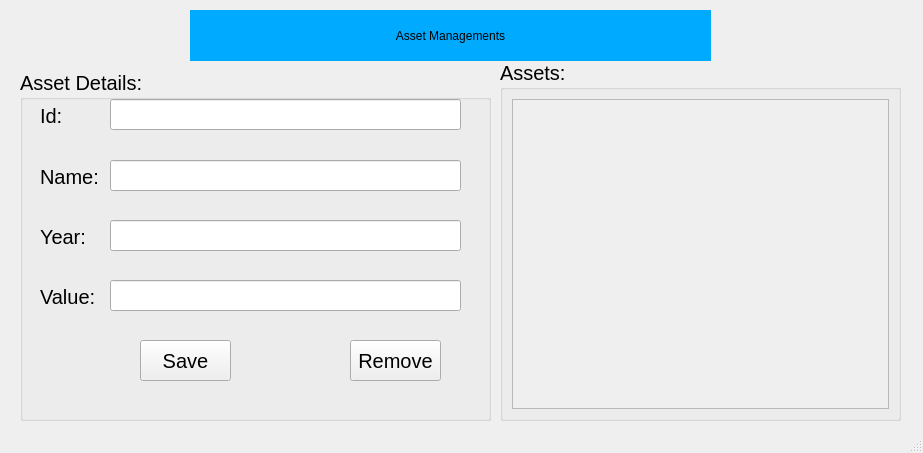
<?xml version="1.0" encoding="UTF-8"?>
<ui version="4.0">
 <class>MainWindow</class>
 <widget class="QMainWindow" name="MainWindow">
  <property name="geometry">
   <rect>
    <x>0</x>
    <y>0</y>
    <width>923</width>
    <height>453</height>
   </rect>
  </property>
  <property name="windowTitle">
   <string>Asset Managements</string>
  </property>
  <widget class="QWidget" name="centralwidget">
   <widget class="QLabel" name="label">
    <property name="geometry">
     <rect>
      <x>190</x>
      <y>10</y>
      <width>521</width>
      <height>51</height>
     </rect>
    </property>
    <property name="styleSheet">
     <string notr="true">background-color: rgb(0, 170, 255);
font: 20pt &quot;MS Shell Dlg 2&quot;;</string>
    </property>
    <property name="text">
     <string>Asset Managements</string>
    </property>
    <property name="alignment">
     <set>Qt::AlignmentFlag::AlignCenter</set>
    </property>
   </widget>
   <widget class="QGroupBox" name="groupBox">
    <property name="geometry">
     <rect>
      <x>500</x>
      <y>60</y>
      <width>401</width>
      <height>361</height>
     </rect>
    </property>
    <property name="font">
     <font>
      <pointsize>15</pointsize>
     </font>
    </property>
    <property name="title">
     <string>Assets:</string>
    </property>
    <layout class="QVBoxLayout" name="verticalLayout">
     <item>
      <widget class="QScrollArea" name="scrollArea">
       <property name="widgetResizable">
        <bool>true</bool>
       </property>
       <widget class="QWidget" name="scrollAreaWidgetContents">
        <property name="geometry">
         <rect>
          <x>0</x>
          <y>0</y>
          <width>379</width>
          <height>312</height>
         </rect>
        </property>
        <layout class="QVBoxLayout" name="verticalLayout_3">
         <item>
          <layout class="QVBoxLayout" name="verticalLayoutButton"/>
         </item>
        </layout>
       </widget>
      </widget>
     </item>
    </layout>
   </widget>
   <widget class="QGroupBox" name="groupBox_2">
    <property name="geometry">
     <rect>
      <x>20</x>
      <y>70</y>
      <width>471</width>
      <height>351</height>
     </rect>
    </property>
    <property name="font">
     <font>
      <pointsize>15</pointsize>
     </font>
    </property>
    <property name="styleSheet">
     <string notr="true"/>
    </property>
    <property name="title">
     <string>Asset Details:</string>
    </property>
    <widget class="QLabel" name="label_2">
     <property name="geometry">
      <rect>
       <x>20</x>
       <y>30</y>
       <width>51</width>
       <height>31</height>
      </rect>
     </property>
     <property name="font">
      <font>
       <pointsize>15</pointsize>
      </font>
     </property>
     <property name="text">
      <string>Id:</string>
     </property>
    </widget>
    <widget class="QLineEdit" name="lineEditId">
     <property name="geometry">
      <rect>
       <x>90</x>
       <y>29</y>
       <width>351</width>
       <height>31</height>
      </rect>
     </property>
     <property name="font">
      <font>
       <pointsize>15</pointsize>
      </font>
     </property>
     <property name="styleSheet">
      <string notr="true"/>
     </property>
    </widget>
    <widget class="QLineEdit" name="lineEditName">
     <property name="geometry">
      <rect>
       <x>90</x>
       <y>90</y>
       <width>351</width>
       <height>31</height>
      </rect>
     </property>
     <property name="font">
      <font>
       <pointsize>15</pointsize>
      </font>
     </property>
     <property name="styleSheet">
      <string notr="true"/>
     </property>
    </widget>
    <widget class="QLabel" name="label_3">
     <property name="geometry">
      <rect>
       <x>20</x>
       <y>91</y>
       <width>61</width>
       <height>31</height>
      </rect>
     </property>
     <property name="font">
      <font>
       <pointsize>15</pointsize>
      </font>
     </property>
     <property name="text">
      <string>Name:</string>
     </property>
    </widget>
    <widget class="QLineEdit" name="lineEditYear">
     <property name="geometry">
      <rect>
       <x>90</x>
       <y>150</y>
       <width>351</width>
       <height>31</height>
      </rect>
     </property>
     <property name="font">
      <font>
       <pointsize>15</pointsize>
      </font>
     </property>
     <property name="styleSheet">
      <string notr="true"/>
     </property>
    </widget>
    <widget class="QLabel" name="label_4">
     <property name="geometry">
      <rect>
       <x>20</x>
       <y>151</y>
       <width>61</width>
       <height>31</height>
      </rect>
     </property>
     <property name="font">
      <font>
       <pointsize>15</pointsize>
      </font>
     </property>
     <property name="text">
      <string>Year:</string>
     </property>
    </widget>
    <widget class="QLineEdit" name="lineEditValue">
     <property name="geometry">
      <rect>
       <x>90</x>
       <y>210</y>
       <width>351</width>
       <height>31</height>
      </rect>
     </property>
     <property name="font">
      <font>
       <pointsize>15</pointsize>
      </font>
     </property>
     <property name="styleSheet">
      <string notr="true"/>
     </property>
    </widget>
    <widget class="QLabel" name="label_5">
     <property name="geometry">
      <rect>
       <x>20</x>
       <y>211</y>
       <width>61</width>
       <height>31</height>
      </rect>
     </property>
     <property name="font">
      <font>
       <pointsize>15</pointsize>
      </font>
     </property>
     <property name="text">
      <string>Value:</string>
     </property>
    </widget>
    <widget class="QPushButton" name="pushButtonSave">
     <property name="geometry">
      <rect>
       <x>120</x>
       <y>270</y>
       <width>91</width>
       <height>41</height>
      </rect>
     </property>
     <property name="font">
      <font>
       <pointsize>15</pointsize>
      </font>
     </property>
     <property name="styleSheet">
      <string notr="true"/>
     </property>
     <property name="text">
      <string>Save</string>
     </property>
     <property name="icon">
      <iconset>
       <normaloff>../images/ic_save.png</normaloff>../images/ic_save.png</iconset>
     </property>
     <property name="iconSize">
      <size>
       <width>32</width>
       <height>32</height>
      </size>
     </property>
    </widget>
    <widget class="QPushButton" name="pushButtonRemove">
     <property name="geometry">
      <rect>
       <x>330</x>
       <y>270</y>
       <width>91</width>
       <height>41</height>
      </rect>
     </property>
     <property name="font">
      <font>
       <pointsize>15</pointsize>
      </font>
     </property>
     <property name="styleSheet">
      <string notr="true"/>
     </property>
     <property name="text">
      <string>Remove</string>
     </property>
     <property name="icon">
      <iconset>
       <normaloff>../images/ic_remove.png</normaloff>../images/ic_remove.png</iconset>
     </property>
     <property name="iconSize">
      <size>
       <width>32</width>
       <height>32</height>
      </size>
     </property>
    </widget>
   </widget>
  </widget>
  <widget class="QStatusBar" name="statusbar"/>
 </widget>
 <resources/>
 <connections/>
</ui>
